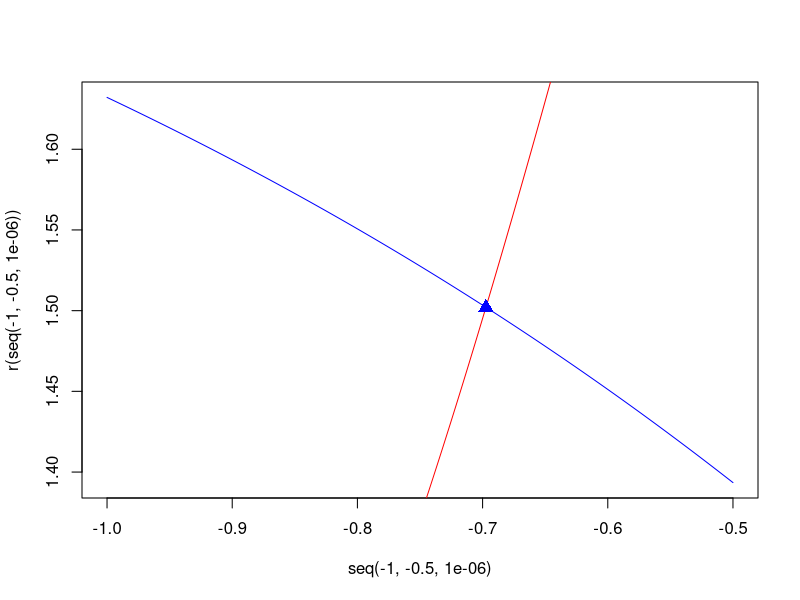

The R source for this figure:
# Se tienen dos ecuaciones, igualándolas y dejando los términos de un solo lado resulta la siguiente ecuación
f<-function(t){cos(3*t)+exp(t)}

# Para el método de Newton la derivada de f(t) es
dfdt<-function(t){exp(t)-3*sin(3*t)}

# Se declara función para cálculo de r luego de obtener t
r<-function(t){2-exp(t)}

# Se declara otra función para el cálculo de r para poder graficar soluciones
r1<-function(t){2+cos(3*t)}

#Se resolverá por el método de la secante, método de posición falsa y método de Newton con aceleración de delta de Aitken

secante<-function(a,b,x0){
  if(f(a)*f(b)<0){
    error=100
    ant=x0+1
    cont=0
    while(error>0.00000001){
      if(x0!=ant){
        x1=x0-((x0-ant)/(f(x0)-f(ant)))*f(x0)
      }else{
        print("Se ha llegado a una indeterminación en el proceso, no hay solución disponible")
        break
      }
      ant=x0
      x0=x1
      error=abs(x0-ant)/abs(x0)
      cont=cont+1
    }
    cat("Iteraciones método secante:",cont,".\n")
    return(x0)
  }else{
    print("No existe una solucion en el intervalo [a,b]")
  }
}

posicionFalsa<-function(a,b){
  if(f(a)*f(b)<0){
    c=(f(b)*a-f(a)*b)/(f(b)-f(a))
    error=100
    ant=c
    cont=0
    while(error>0.00000001){
      if(f(a)*f(c)<0){
        b=c
      }else{
        a=c
      }
      if(a==b){
        break
      }
      c=(f(b)*a-f(a)*b)/(f(b)-f(a))
      error=abs(c-ant)/abs(c)
      ant=c
      cont=cont+1
    }
    cat("Iteraciones método posición falsa:",cont,".\n")
    return(c)
  }else{
    print("No se puede encontrar una raiz a partir de dicho intervalo.")
  }
}

deltaAitkenNewton<-function(a,b,x0){
  if(f(a)*f(b)<0){
    error=100
    cont=0
    while(error>0.00000001){
      if(dfdt(x0)!=0){
        Xn1=x0-f(x0)/dfdt(x0)
      }else{
        print("El método no converge correctamente")
        break
      }
      if(dfdt(Xn1)!=0){
        Xn2=Xn1-f(Xn1)/dfdt(Xn1)
      }else{
        print("El método no converge correctamente")
        break
      }
      if(Xn2-2*Xn1+x0!=0){
        xAt=Xn2-(Xn2-Xn1)^2/(Xn2-2*Xn1+x0)
      }else{
        print("El método no converge correctamente")
        break
      }
      error=abs(xAt-x0)/abs(xAt)
      x0=xAt
      cont=cont+1
    }
    cat("Iteraciones método Newton con delta de Aitken:",cont,".\n")
    return(xAt)
  }else{
    print("No existe una solución única en el intervalo dado, intentar uno diferente.")
  }
}
# Se usan ambos métodos para hallar una solución de la ecuación (Preferiblemente la misma, ya que tiene infinitas soluciones por las oscilaciones del coseno)
# Se calcula el punto de intersección con ambos métodos y se muestran por la consola

tRaizSe=secante(-1,-0.5,-0.6)
rSe=r(tRaizSe)
cat("La solución dada por el método de la secante fue: t=",tRaizSe,", r= ",rSe,"\n")

tRaizPF=posicionFalsa(-1,-0.5)
rPF=r(tRaizPF)
cat("La solución dada por el método de posición falsa fue: t=",tRaizPF,", r= ",rPF,"\n")

tRaizNAt=deltaAitkenNewton(-1,-0.5,-0.6)
rNAt=r(tRaizNAt)
cat("La solución dada por el método de Newton con delta de Aitken fue: t=",tRaizNAt,", r= ",rNAt,"\n")

# Realización de la gráfica
plot(seq(-1,-0.5,0.000001),r(seq(-1,-0.5,0.000001)),type="l",col="blue")
abline(h=0,col="black")
lines(seq(-1,-0.5,0.000001),r1(seq(-1,-0.5,0.000001)),type="l",col="red")
points(rbind(c(tRaizSe,rSe)),pch=17,cex=1.5,col="red")
points(rbind(c(tRaizPF,rPF)),pch=17,cex=1.5,col="blue")

#Gráfica en coordenadas polares

#plot.new()
#polar <- function (theta, r, color=4){
#  y <- 0
#  x <- 0
#  ejex <- 1
#  for (i in 1:length(r)){
#    if(is.nan(r[i])== T){
#      r[i] <- 0
#    }
#  }

#  angulo <- seq(-max(theta),max(theta),by=theta[2]-theta[1])
#  y <- r*sin(theta)
#  x <- r*cos(theta)
#  plot.window(xlim = c(-max(r), max(r)), ylim = c(-max(r), max(r)), asp = 1)

#  aux <- max(r)
#  while (aux > 0){
#    fi <- aux*sin(angulo)
#    cir <- aux*cos(angulo)
#    points(cir,fi,pch="-",col="gray",cex=0.3)
#    text(ejex+0.2,-0.2,ejex,col="gray")
#    ejex <- ejex + 1
#    aux <- aux - 1
#  }
  
#  abline(v=((max(cir)+min(cir))/2),col="gray")
#  abline(h=((max(cir)+min(cir))/2),col="gray")
#  segments(-max(r)+0.5,-max(r)+0.5,max(r)-0.5,max(r)-0.5,col="gray")
#  segments(-max(r)+0.5,max(r)-0.5,max(r)-0.5,-max(r)+0.5,col="gray")
  
#  points(x,y,pch=20,col=color,cex=1)
#}

#dim <- seq(-1,1,by=0.01)
#r2=r(dim)
#polar(dim,r2,"blue")
#r3=r1(dim)
#polar(dim,r3,"red")

#Si se desea observar las soluciones en el sistema polar y no en el cartesiano es necesario remover los comentarios de la linea 79 a la 117, si se vuelven a poner se tendrá la solución graficada en el sistema cartesiano
